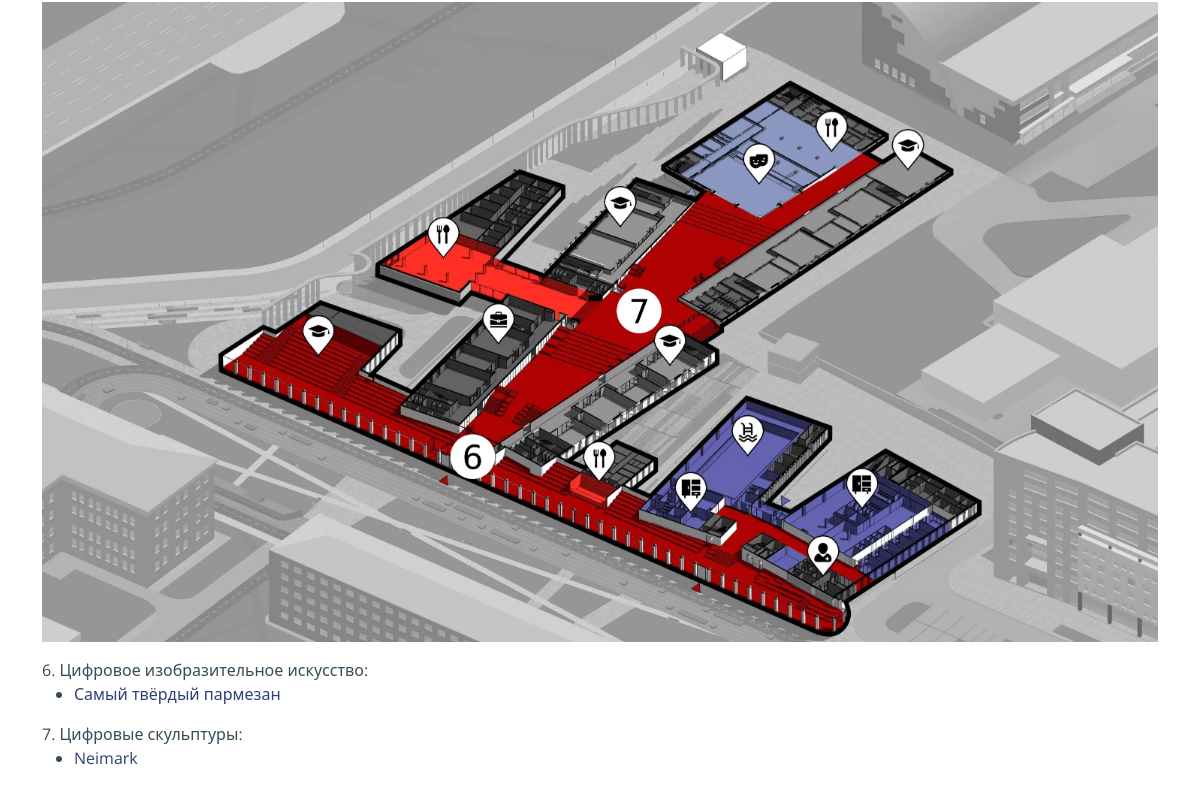
The app's page /maps/ (lower part), older data.
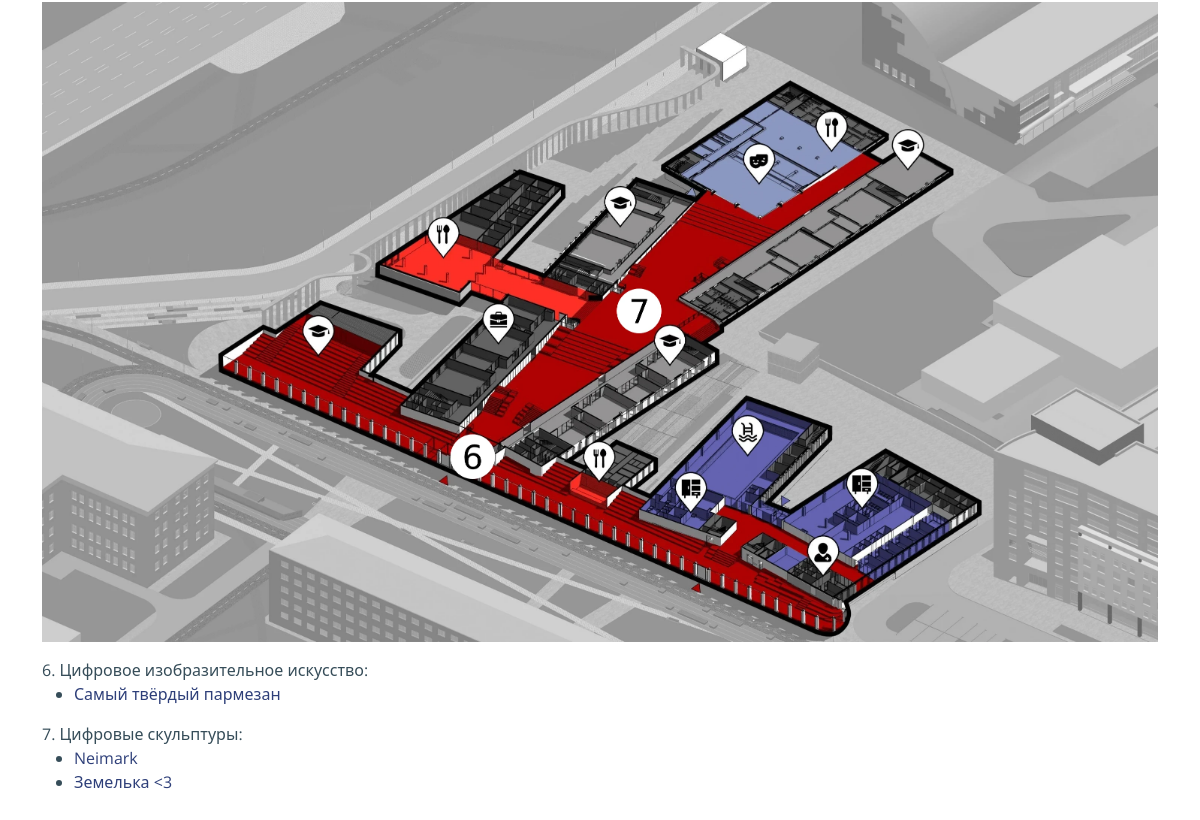
The same page, newer data.
### base/models.py (models this page shows, shortened)
class Artwork(models.Model):
    face = models.ImageField(upload_to="images/", verbose_name="Лицевое изображение",)
    name = models.CharField(max_length=40,)
    description = models.TextField(max_length=500,)
    uncompressed_img = models.ImageField(upload_to="images/", verbose_name="Оригинальное изображение", blank=True,)
    object3d = models.FileField(upload_to="files/", verbose_name="3D файл", blank=True, validators=[validate_file_extension])
    comments = models.ManyToManyField(Comment, blank=True)
    date = models.DateField(auto_now_add=True, blank=True)
    place = models.PositiveIntegerField(null = True, blank = True)

### base/views.py (the view)
# urls.py: path('maps/', views.maps, name="maps"),
def maps(request):
    user = None
    if "id" in request.session:
        user_id = int(request.session['id'])
        user = User.objects.get(id=user_id)
    art_works = Artwork.objects.all()
    context = {'artworks': art_works, 'user': user}
    return render(request, 'maps.html', context=context)

### base/templates/maps.html (shortened to what this page needs)
{% extends 'main.html' %}
{% load static %}
{% block content %}
  <main id="main">
    <section id="contact" class="contact">
      <div class="container" data-aos="fade-up" data-aos-delay="100">
        <img class="main_map" src="{% static 'img/stud.webp' %}">
      </div>
      <div class="container special_block">
        <p style="margin: 1rem 0 0 0;">6. Цифровое изобразительное искусство:</p>
        <div class="special_list">
          <ul>
            {% for artwork in artworks %}
            {% if artwork.place == 6 %}
            <li>
              <a href="{% url 'artwork' artwork.id %}">{{artwork.name}}</a>
            </li>
            {% endif %}
            {% endfor %}
          </ul>
        </div>
        <p style="margin: 1rem 0 0 0;">7. Цифровые скульптуры:</p>
        <div class="special_list">
          <ul>
            {% for artwork in artworks %}
            {% if artwork.place == 7 %}
            <li>
              <a href="{% url 'artwork' artwork.id %}">{{artwork.name}}</a>
            </li>
            {% endif %}
            {% endfor %}
          </ul>
        </div>
      </div>
    </section>
  </main>
  {% endblock content %}

Row changes from the older to the newer data that the page shows:
added Artwork: name "Земелька <3"
